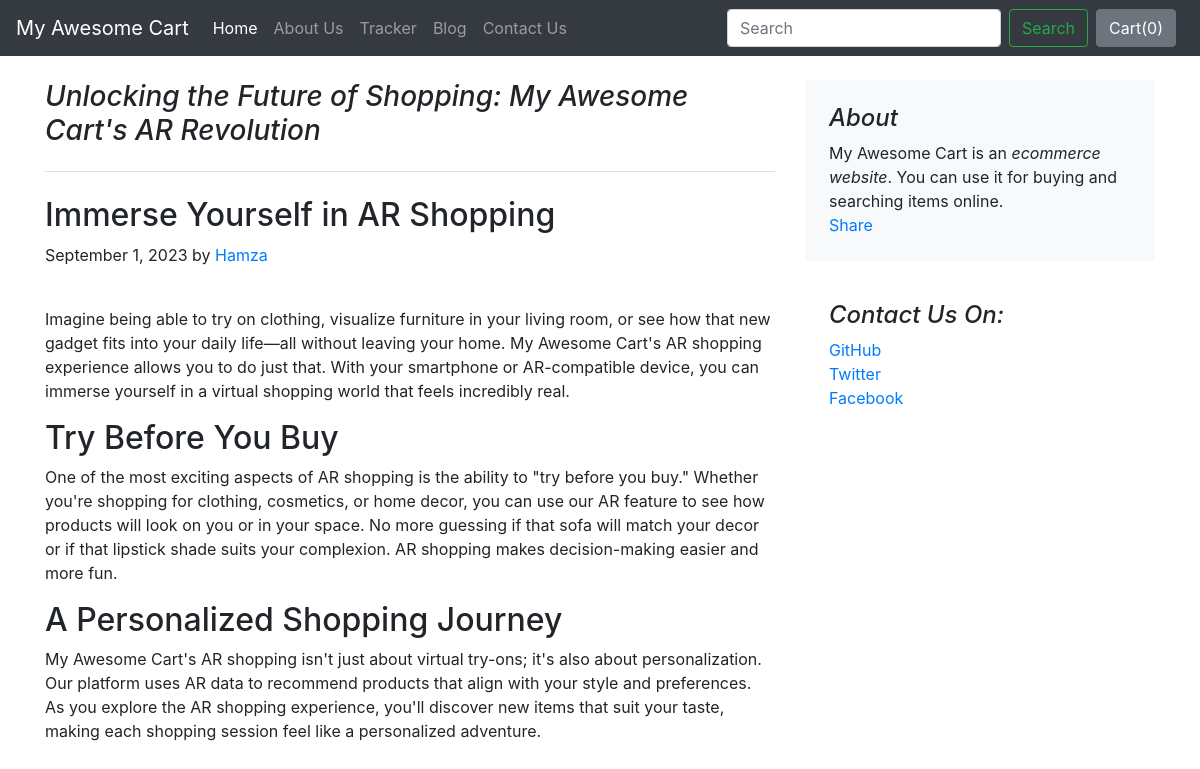
The app's page /blog/blogpost/3 with its own data.
### blog/models.py (models this page shows)
class Blogpost(models.Model):
    post_id= models.AutoField(primary_key=True)
    title=models.CharField(max_length=500)
    head0 =models.CharField(max_length=500, default="")
    chead0 =models.CharField(max_length=5000, default="")
    head1 =models.CharField(max_length=500, default="")
    chead1 =models.CharField(max_length=5000, default="")
    head2 =models.CharField(max_length=500, default="")
    chead2 =models.CharField(max_length=5000, default="")
    pub_date= models.DateField()
    thumbnail=models.ImageField(upload_to="shop/images", default="")
    def __str__(self):
        return self.title

### blog/views.py (the view)
# urls.py: path('blogpost/<int:id>', views.blogpost,name="blogPost"),
def blogpost(request , id):
    post= Blogpost.objects.filter(post_id=id)[0]
    print(post)
    return render(request,'blog/blogpost.html', {'post':post})

### blog/templates/blog/blogpost.html (shortened to what this page needs)
{%extends 'blog/basic.html'%}
{%block body%}
<div class="container">
    <div class="row mt-4">
        <div class="col-md-8 blog-main">
            <h3 class="pb-4 mb-4 font-italic border-bottom">
                {{post.title}}
            </h3>
            <div class="blog-post">
                <h2 class="blog-post-title">{{post.head0}}</h2>
                <p class="blog-post-meta">September 1, 2023 by <a href="#">Hamza</a></p>
                <div class="fb-like" data-href="http://127.0.0.1:8000/blog/blogpost/{{post.post_id}}" data-width="" data-layout="" data-action="" data-size="" data-share="true"></div><br>
                <p>{{post.chead0}}</p>
                <h2>{{post.head1}}</h2>
                <p> {{post.chead1}}</p>
                <h2>{{post.head2}}</h2>
                <p>{{post.chead2}}</p>
            </div>
        </div>
        <aside class="col-md-4 blog-sidebar">
            <div class="p-4 mb-3 bg-light rounded">
                <h4 class="font-italic">About</h4>
                <p class="mb-0">My Awesome Cart is an <em>ecommerce website</em>. You can use it for buying and searching items online. </p>
                <div class="fb-share-button" data-href="http://127.0.0.1:8000/blog/blogpost/{{post.post_id}}" data-layout="" data-size=""><a target="_blank" href="https://www.facebook.com/sharer/sharer.php?u=http%3A%2F%2F127.0.0.1%3A8000%2Fblog%2Fblogpost%2F3&amp;src=sdkpreparse" class="fb-xfbml-parse-ignore">Share</a></div>
            </div>
            <div class="p-4">
                <h4 class="font-italic">Contact Us On: </h4>
                <ol class="list-unstyled">
                    <li><a href="#">GitHub</a></li>
                    <li><a href="#">Twitter</a></li>
                    <li><a href="#">Facebook</a></li>
                </ol>
            </div>
        </aside>
    </div>
</div>
{%endblock%}

### records on screen
Blogpost: title "Unlocking the Future of Shopping: My Awesome Cart's AR Revolution", head0 "Immerse Yourself in AR Shopping", chead0 "Imagine being able to try on clothing, visualize furniture in your living room, or see how that new gadget fits into your daily life—all without leaving your home. My Awesome Cart's AR shopping experience allows you to do just that. With your smartphone or AR-compatible device, you can immerse yourself in a virtual shopping world that feels incredibly real.", head1 "Try Before You Buy", chead1 "One of the most exciting aspects of AR shopping is the ability to \"try before you buy.\" Whether you're shopping for clothing, cosmetics, or home decor, you can use our AR feature to see how products will look on you or in your space. No more guessing if that sofa will match your decor or if that lipstick shade suits your complexion. AR shopping makes decision-making easier and more fun.", head2 "A Personalized Shopping Journey", chead2 "My Awesome Cart's AR shopping isn't just about virtual try-ons; it's also about personalization. Our platform uses AR data to recommend products that align with your style and preferences. As you explore the AR shopping experience, you'll discover new items that suit your taste, making each shopping session feel like a personalized adventure."
